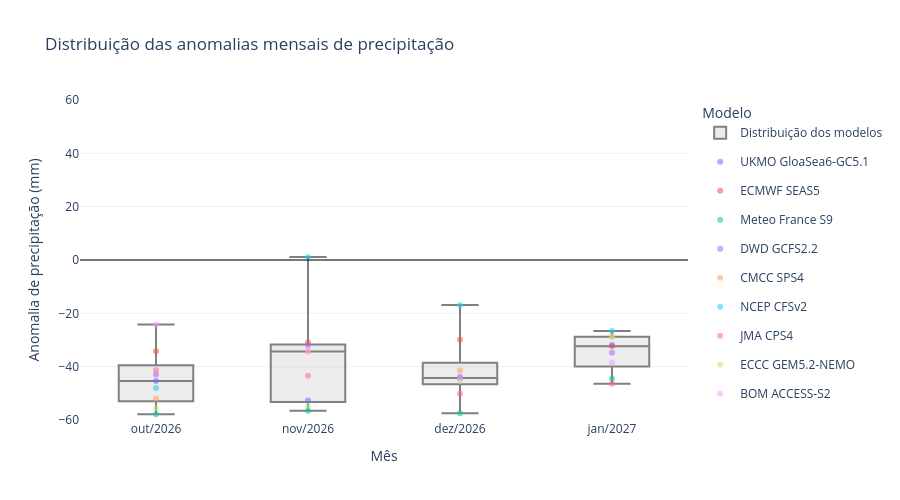

The notebook cell this image was saved under:
### Code cell
rainfall.plot_rainfall_anomaly_boxplot(
    unit="mm",
    show_median=False,
    height=500,
    yaxis_range=(-60, 60),
).show()

### Figure 1 — Plotly figure (JSON) as saved in the notebook; plotly's stock layout.template omitted (floating-point values rounded to 4 significant figures)
{"data": [{"boxpoints": false, "fillcolor": "rgba(128,128,128,0.15)", "hovertemplate": "Anomalia: %{y:.1f} mm<extra>Distribuição dos modelos</extra>", "legendgroup": "distribution", "line": {"color": "gray"}, "name": "Distribuição dos modelos", "showlegend": true, "type": "box", "x": ["out/2026", "out/2026", "out/2026", "out/2026", "out/2026", "out/2026", "out/2026", "out/2026", "out/2026"], "y": [-45.36, -34.26, -57.87, -42.96, -52.04, -47.96, -41.23, -55.61, -24.2]}, {"boxpoints": false, "fillcolor": "rgba(128,128,128,0.15)", "hovertemplate": "Anomalia: %{y:.1f} mm<extra>Distribuição dos modelos</extra>", "legendgroup": "distribution", "line": {"color": "gray"}, "name": "Distribuição dos modelos", "showlegend": false, "type": "box", "x": ["nov/2026", "nov/2026", "nov/2026", "nov/2026", "nov/2026", "nov/2026", "nov/2026", "nov/2026", "nov/2026"], "y": [-52.72, -30.91, -56.56, -31.94, -34.27, 1.144, -43.41, -54.69, -33.83]}, {"boxpoints": false, "fillcolor": "rgba(128,128,128,0.15)", "hovertemplate": "Anomalia: %{y:.1f} mm<extra>Distribuição dos modelos</extra>", "legendgroup": "distribution", "line": {"color": "gray"}, "name": "Distribuição dos modelos", "showlegend": false, "type": "box", "x": ["dez/2026", "dez/2026", "dez/2026", "dez/2026", "dez/2026", "dez/2026", "dez/2026", "dez/2026", "dez/2026"], "y": [-43.92, -29.87, -57.46, -44.3, -41.44, -16.89, -50.18, -45.38, -44.3]}, {"boxpoints": false, "fillcolor": "rgba(128,128,128,0.15)", "hovertemplate": "Anomalia: %{y:.1f} mm<extra>Distribuição dos modelos</extra>", "legendgroup": "distribution", "line": {"color": "gray"}, "name": "Distribuição dos modelos", "showlegend": false, "type": "box", "x": ["jan/2027", "jan/2027", "jan/2027", "jan/2027", "jan/2027", "jan/2027", "jan/2027", "jan/2027", "jan/2027"], "y": [-31.92, -32.36, -44.55, -34.76, -28.56, -26.63, -46.38, -28.89, -38.45]}, {"hovertemplate": "Mês: %{x}<br>Anomalia: %{y:.1f} mm<extra>%{fullData.name}</extra>", "marker": {"color": "#636EFA", "opacity": 0.55, "size": 6}, "mode": "markers", "name": "UKMO GloaSea6-GC5.1", "type": "scatter", "x": ["out/2026", "nov/2026", "dez/2026", "jan/2027"], "y": [-45.36, -52.72, -43.92, -31.92]}, {"hovertemplate": "Mês: %{x}<br>Anomalia: %{y:.1f} mm<extra>%{fullData.name}</extra>", "marker": {"color": "#EF553B", "opacity": 0.55, "size": 6}, "mode": "markers", "name": "ECMWF SEAS5", "type": "scatter", "x": ["out/2026", "nov/2026", "dez/2026", "jan/2027"], "y": [-34.26, -30.91, -29.87, -32.36]}, {"hovertemplate": "Mês: %{x}<br>Anomalia: %{y:.1f} mm<extra>%{fullData.name}</extra>", "marker": {"color": "#00CC96", "opacity": 0.55, "size": 6}, "mode": "markers", "name": "Meteo France S9", "type": "scatter", "x": ["out/2026", "nov/2026", "dez/2026", "jan/2027"], "y": [-57.87, -56.56, -57.46, -44.55]}, {"hovertemplate": "Mês: %{x}<br>Anomalia: %{y:.1f} mm<extra>%{fullData.name}</extra>", "marker": {"color": "#AB63FA", "opacity": 0.55, "size": 6}, "mode": "markers", "name": "DWD GCFS2.2", "type": "scatter", "x": ["out/2026", "nov/2026", "dez/2026", "jan/2027"], "y": [-42.96, -31.94, -44.3, -34.76]}, {"hovertemplate": "Mês: %{x}<br>Anomalia: %{y:.1f} mm<extra>%{fullData.name}</extra>", "marker": {"color": "#FFA15A", "opacity": 0.55, "size": 6}, "mode": "markers", "name": "CMCC SPS4", "type": "scatter", "x": ["out/2026", "nov/2026", "dez/2026", "jan/2027"], "y": [-52.04, -34.27, -41.44, -28.56]}, {"hovertemplate": "Mês: %{x}<br>Anomalia: %{y:.1f} mm<extra>%{fullData.name}</extra>", "marker": {"color": "#19D3F3", "opacity": 0.55, "size": 6}, "mode": "markers", "name": "NCEP CFSv2", "type": "scatter", "x": ["out/2026", "nov/2026", "dez/2026", "jan/2027"], "y": [-47.96, 1.144, -16.89, -26.63]}, {"hovertemplate": "Mês: %{x}<br>Anomalia: %{y:.1f} mm<extra>%{fullData.name}</extra>", "marker": {"color": "#FF6692", "opacity": 0.55, "size": 6}, "mode": "markers", "name": "JMA CPS4", "type": "scatter", "x": ["out/2026", "nov/2026", "dez/2026", "jan/2027"], "y": [-41.23, -43.41, -50.18, -46.38]}, {"hovertemplate": "Mês: %{x}<br>Anomalia: %{y:.1f} mm<extra>%{fullData.name}</extra>", "marker": {"color": "#B6E880", "opacity": 0.55, "size": 6}, "mode": "markers", "name": "ECCC GEM5.2-NEMO", "type": "scatter", "x": ["out/2026", "nov/2026", "dez/2026", "jan/2027"], "y": [-55.61, -54.69, -45.38, -28.89]}, {"hovertemplate": "Mês: %{x}<br>Anomalia: %{y:.1f} mm<extra>%{fullData.name}</extra>", "marker": {"color": "#FF97FF", "opacity": 0.55, "size": 6}, "mode": "markers", "name": "BOM ACCESS-S2", "type": "scatter", "x": ["out/2026", "nov/2026", "dez/2026", "jan/2027"], "y": [-24.2, -33.83, -44.3, -38.45]}], "layout": {"height": 500, "hovermode": "x unified", "legend": {"title": {"text": "Modelo"}}, "separators": ",.", "shapes": [{"line": {"color": "black", "width": 1}, "type": "line", "x0": 0, "x1": 1, "xref": "x domain", "y0": 0, "y1": 0, "yref": "y"}], "title": {"text": "Distribuição das anomalias mensais de precipitação"}, "xaxis": {"title": {"text": "Mês"}}, "yaxis": {"range": [-60, 60], "title": {"text": "Anomalia de precipitação (mm)"}}}}
